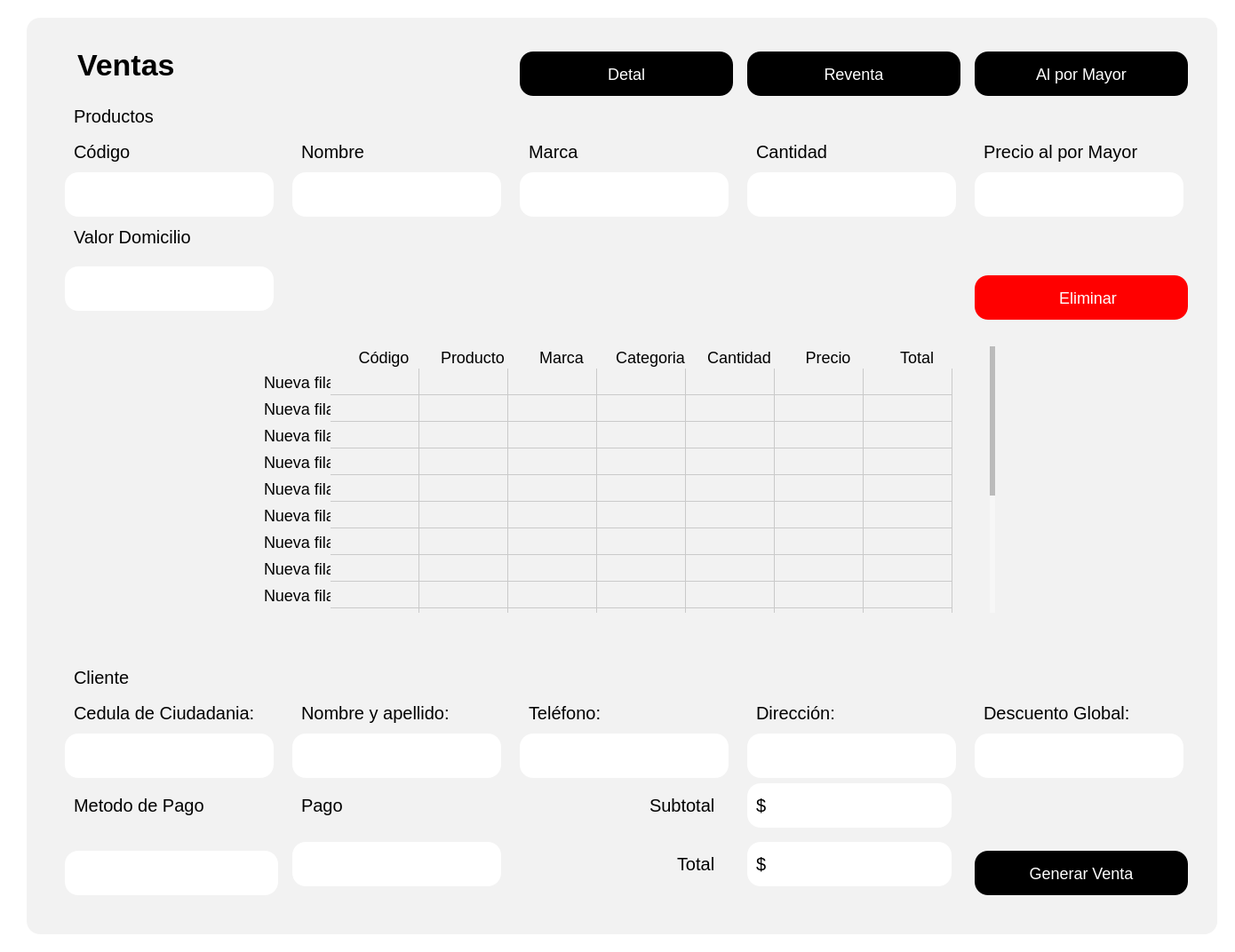
<?xml version="1.0" encoding="UTF-8"?>
<ui version="4.0">
 <class>Form</class>
 <widget class="QWidget" name="Form">
  <property name="geometry">
   <rect>
    <x>0</x>
    <y>0</y>
    <width>1390</width>
    <height>1072</height>
   </rect>
  </property>
  <property name="windowTitle">
   <string>Form</string>
  </property>
  <property name="styleSheet">
   <string notr="true">background-color: rgb(255, 255, 255);
</string>
  </property>
  <layout class="QHBoxLayout" name="horizontalLayout">
   <item>
    <widget class="QWidget" name="Contenedor" native="true">
     <property name="styleSheet">
      <string notr="true">
QPushButton {
    background-color: black; /* Fondo blanco */
    border: none; /* Sin borde ni decoración inicial */
    color:  white; /* Color del texto */
    border-radius: 15px; /* Bordes circulares */
    padding: 5px 10px; /* Espaciado interno para mejor apariencia */
	height: 40px; /* Altura del botón */
    text-align: center; /* Alinea el texto del botón a la izquierda */
    font-size: 18px; /* Tamaño de fuente */
	margin-top:20px;
}

QPushButton:hover {
    background-color: rgb(106, 106, 106); /* Gris claro al pasar el mouse */
    cursor: pointer; /* Cursor de mano al pasar sobre el botón */
}

QToolButton {
    background-color: white; /* Fondo blanco */
    border: none; /* Sin borde ni decoración inicial */
    color:  rgb(50, 50, 50); /* Color del texto */
    border-radius: 15px; /* Bordes circulares */
    padding: 5px 10px; /* Espaciado interno para mejor apariencia */
	height: 40px; /* Altura del botón */
    text-align: left; /* Alinea el texto del botón a la izquierda */
    font-size: 18px; /* Tamaño de fuente */
    cursor: pointer;
}

QToolButton:hover {
    background-color: #f2f2f2; /* Gris claro al pasar el mouse */
    cursor: pointer;
}
QLineEdit {
    background-color: rgb(255, 255, 255); /* Fondo blanco */
    border: none; /* Sin bordes visibles */
    padding: 4px; /* Espaciado interno entre el texto y los bordes */
    margin-right: 5px; /* Espaciado externo solo a la derecha */
    border-radius: 10px; /* Bordes redondeados */
    color: black; /* Texto negro */
    text-align: left; /* Texto alineado a la izquierda */
    font-size: 18px; /* Tamaño del texto */
}

/* Cuando el QLineEdit está enfocado (se está escribiendo) */
QLineEdit:focus {
    background-color: rgb(230, 230, 250); /* Color de fondo cuando el campo está activo */
    border: 1px solid rgb(0, 0, 0); /* Borde negro al estar activo */
}

QLabel {
    font-size: 20px; /* Tamaño de fuente */
    color:  black; /* Color del texto */
    margin-right: 10px; /* Espaciado a la derecha */
    padding: 5px; /* Espaciado interno */
    text-align: left; /* Alineación del texto a la izquierda */
}
QTableWidget {
    border: none;
    background-color: #ffffff; /* Fondo blanco para la tabla */
    box-shadow: 0 4px 8px rgba(0, 0, 0, 0.1); /* Sombra suave alrededor de la tabla */
}

QTableWidget::item {
    background-color: #f2f2f2; 
    border: none; 
    transition: background-color 0.3s ease; /* Suavizado de transición de color de fondo */
    pointer-events: none; /* Desactiva la interacción con las celdas (como editar) */
}

QTableWidget::item:selected {
    background-color: #aad4ff; /* Color azul claro para celdas seleccionadas */
    color: black; /* Texto negro para celdas seleccionadas */
}

QTableWidget::item:hover {
    background-color: #e6e6e6; /* Color de fondo al pasar el cursor sobre las celdas */
}

QHeaderView::section {
    border: none; 
    background-color: #f2f2f2; 
    font-weight: normal; /* No negritas */
    text-align: center; /* Centrado del texto en los encabezados */
    box-shadow: 0 2px 4px rgba(0, 0, 0, 0.1); /* Sombra suave para los encabezados */
}

QHeaderView::section:focus {
    background-color: #f2f2f2; /* Sin color de fondo cuando está en foco */
    border: none; /* Sin borde cuando está en foco */
}

QTableWidget::item:focus {
    border: none; /* Sin borde cuando las celdas tienen el foco */
    background-color: #f2f2f2; /* Mantener el fondo sin color azul */
}

QTableCornerButton::section {
    background-color: #f2f2f2; 
    border: none; 
}

QTableWidget::verticalHeader {
    background-color: #f2f2f2;
    border: none;
    font-weight: normal; /* No negritas */
}

QTableWidget::item:hover {
    background-color: #e6e6e6; /* Color de fondo al pasar el cursor sobre las celdas */
}

/* Personalización de la barra de desplazamiento */
QScrollBar:vertical {
    border: none;
    background: #f7f7f7; /* Fondo de la barra */
    width: 8px; /* Barra más delgada */
    border-radius: 4px; /* Bordes más redondeados */
}

QScrollBar::handle:vertical {
    background: #bbb; /* Fondo del control deslizante */
    min-height: 20px; /* Control deslizante más delgado */
    border-radius: 4px; /* Bordes redondeados */
    transition: background-color 0.3s ease; /* Transición suave para el cambio de color */
}

QScrollBar::handle:vertical:hover {
    background: #888; /* Color más oscuro cuando el control deslizante está siendo desplazado */
}

QScrollBar::add-line:vertical, QScrollBar::sub-line:vertical {
    border: none;
    background: #f2f2f2; /* Fondo para los botones de la barra */
    height: 0px; /* Sin altura para los botones */
}

QScrollBar:horizontal {
    border: none;
    background: #f7f7f7; /* Fondo de la barra */
    height: 8px; /* Barra más delgada */
    border-radius: 4px; /* Bordes más redondeados */
}

QScrollBar::handle:horizontal {
    background: #bbb; /* Fondo del control deslizante */
    min-width: 20px; /* Control deslizante más delgado */
    border-radius: 4px; /* Bordes redondeados */
    transition: background-color 0.3s ease; /* Transición suave para el cambio de color */
}

QScrollBar::handle:horizontal:hover {
    background: #888; /* Color más oscuro cuando el control deslizante está siendo desplazado */
}

QScrollBar::add-line:horizontal, QScrollBar::sub-line:horizontal {
    border: none;
    background: #f2f2f2; /* Fondo para los botones de la barra */
    width: 0px; /* Sin ancho para los botones */
}


</string>
     </property>
     <layout class="QHBoxLayout" name="horizontalLayout_2">
      <item>
       <widget class="QStackedWidget" name="Contenido">
        <property name="styleSheet">
         <string notr="true">margin-left:10px;
border-radius:15px;
background-color: #f2f2f2; 
</string>
        </property>
        <widget class="QWidget" name="ContenidoPage1">
         <layout class="QVBoxLayout" name="verticalLayout_2">
          <item>
           <widget class="QWidget" name="widget_3" native="true">
            <property name="styleSheet">
             <string notr="true"/>
            </property>
            <layout class="QGridLayout" name="gridLayout">
             <item row="0" column="0">
              <layout class="QGridLayout" name="gridLayout_2">
               <item row="3" column="1">
                <widget class="QLineEdit" name="InputNombre">
                 <property name="sizePolicy">
                  <sizepolicy hsizetype="Fixed" vsizetype="Fixed">
                   <horstretch>0</horstretch>
                   <verstretch>0</verstretch>
                  </sizepolicy>
                 </property>
                 <property name="minimumSize">
                  <size>
                   <width>250</width>
                   <height>50</height>
                  </size>
                 </property>
                 <property name="maximumSize">
                  <size>
                   <width>250</width>
                   <height>50</height>
                  </size>
                 </property>
                 <property name="styleSheet">
                  <string notr="true">background-color: rgb(255, 255, 255);</string>
                 </property>
                </widget>
               </item>
               <item row="2" column="0">
                <widget class="QLabel" name="label_3">
                 <property name="text">
                  <string>Código</string>
                 </property>
                </widget>
               </item>
               <item row="3" column="0">
                <widget class="QLineEdit" name="InputCodigo">
                 <property name="sizePolicy">
                  <sizepolicy hsizetype="Fixed" vsizetype="Fixed">
                   <horstretch>0</horstretch>
                   <verstretch>0</verstretch>
                  </sizepolicy>
                 </property>
                 <property name="minimumSize">
                  <size>
                   <width>250</width>
                   <height>50</height>
                  </size>
                 </property>
                 <property name="maximumSize">
                  <size>
                   <width>250</width>
                   <height>50</height>
                  </size>
                 </property>
                 <property name="styleSheet">
                  <string notr="true">background-color: rgb(255, 255, 255);</string>
                 </property>
                </widget>
               </item>
               <item row="2" column="2">
                <widget class="QLabel" name="label_6">
                 <property name="text">
                  <string>Marca</string>
                 </property>
                </widget>
               </item>
               <item row="2" column="5">
                <widget class="QLabel" name="label">
                 <property name="text">
                  <string>Precio al por Mayor</string>
                 </property>
                </widget>
               </item>
               <item row="3" column="2">
                <widget class="QLineEdit" name="InputMarca">
                 <property name="sizePolicy">
                  <sizepolicy hsizetype="Fixed" vsizetype="Fixed">
                   <horstretch>0</horstretch>
                   <verstretch>0</verstretch>
                  </sizepolicy>
                 </property>
                 <property name="minimumSize">
                  <size>
                   <width>250</width>
                   <height>50</height>
                  </size>
                 </property>
                 <property name="maximumSize">
                  <size>
                   <width>250</width>
                   <height>50</height>
                  </size>
                 </property>
                 <property name="styleSheet">
                  <string notr="true">background-color: rgb(255, 255, 255);</string>
                 </property>
                </widget>
               </item>
               <item row="5" column="0">
                <widget class="QLineEdit" name="InputDomicilio">
                 <property name="sizePolicy">
                  <sizepolicy hsizetype="Fixed" vsizetype="Fixed">
                   <horstretch>0</horstretch>
                   <verstretch>0</verstretch>
                  </sizepolicy>
                 </property>
                 <property name="minimumSize">
                  <size>
                   <width>250</width>
                   <height>50</height>
                  </size>
                 </property>
                 <property name="maximumSize">
                  <size>
                   <width>250</width>
                   <height>50</height>
                  </size>
                 </property>
                 <property name="styleSheet">
                  <string notr="true">background-color: rgb(255, 255, 255);</string>
                 </property>
                </widget>
               </item>
               <item row="2" column="1">
                <widget class="QLabel" name="label_5">
                 <property name="text">
                  <string>Nombre</string>
                 </property>
                </widget>
               </item>
               <item row="3" column="3">
                <widget class="QLineEdit" name="InputCantidad">
                 <property name="sizePolicy">
                  <sizepolicy hsizetype="Fixed" vsizetype="Fixed">
                   <horstretch>0</horstretch>
                   <verstretch>0</verstretch>
                  </sizepolicy>
                 </property>
                 <property name="minimumSize">
                  <size>
                   <width>250</width>
                   <height>50</height>
                  </size>
                 </property>
                 <property name="maximumSize">
                  <size>
                   <width>250</width>
                   <height>50</height>
                  </size>
                 </property>
                 <property name="styleSheet">
                  <string notr="true">background-color: rgb(255, 255, 255);</string>
                 </property>
                </widget>
               </item>
               <item row="2" column="3">
                <widget class="QLabel" name="label_7">
                 <property name="text">
                  <string>Cantidad</string>
                 </property>
                </widget>
               </item>
               <item row="1" column="0">
                <widget class="QLabel" name="label_30">
                 <property name="text">
                  <string>Productos</string>
                 </property>
                </widget>
               </item>
               <item row="4" column="0">
                <widget class="QLabel" name="label_8">
                 <property name="text">
                  <string>Valor Domicilio</string>
                 </property>
                </widget>
               </item>
               <item row="0" column="0">
                <widget class="QLabel" name="LabelVentasA">
                 <property name="styleSheet">
                  <string notr="true">#LabelVentasA {
    font-weight: bold; /* Negrita */
    font-size: 34px; /* Tamaño de fuente */
}
</string>
                 </property>
                 <property name="text">
                  <string>Ventas</string>
                 </property>
                </widget>
               </item>
               <item row="3" column="5">
                <widget class="QLineEdit" name="InputPrecioUnitario">
                 <property name="sizePolicy">
                  <sizepolicy hsizetype="Fixed" vsizetype="Fixed">
                   <horstretch>0</horstretch>
                   <verstretch>0</verstretch>
                  </sizepolicy>
                 </property>
                 <property name="minimumSize">
                  <size>
                   <width>250</width>
                   <height>50</height>
                  </size>
                 </property>
                 <property name="maximumSize">
                  <size>
                   <width>250</width>
                   <height>50</height>
                  </size>
                 </property>
                 <property name="styleSheet">
                  <string notr="true">background-color: rgb(255, 255, 255);</string>
                 </property>
                </widget>
               </item>
               <item row="5" column="5">
                <widget class="QPushButton" name="BtnEliminar">
                 <property name="cursor">
                  <cursorShape>PointingHandCursor</cursorShape>
                 </property>
                 <property name="styleSheet">
                  <string notr="true">
QPushButton {
    background-color: red; /* Fondo blanco */
    border: none; /* Sin borde ni decoración inicial */
    color:  white; /* Color del texto */
    border-radius: 15px; /* Bordes circulares */
    padding: 5px 10px; /* Espaciado interno para mejor apariencia */
	height: 40px; /* Altura del botón */
    text-align: center; /* Alinea el texto del botón a la izquierda */
    font-size: 18px; /* Tamaño de fuente */
	margin-top:20px;
    cursor: pointer; /* Cursor de mano al pasar sobre el botón */
}

QPushButton:hover {
    background-color: rgb(106, 106, 106); /* Gris claro al pasar el mouse */
    cursor: pointer; /* Cursor de mano al pasar sobre el botón */
}</string>
                 </property>
                 <property name="text">
                  <string>   Eliminar</string>
                 </property>
                 <property name="icon">
                  <iconset>
                   <normaloff>../../assets/iconos/eliminar.png</normaloff>../../assets/iconos/eliminar.png</iconset>
                 </property>
                 <property name="iconSize">
                  <size>
                   <width>30</width>
                   <height>30</height>
                  </size>
                 </property>
                </widget>
               </item>
               <item row="0" column="2">
                <widget class="QPushButton" name="BtnFacturaA">
                 <property name="cursor">
                  <cursorShape>PointingHandCursor</cursorShape>
                 </property>
                 <property name="styleSheet">
                  <string notr="true">
QPushButton {
    background-color: black; /* Fondo blanco */
    border: none; /* Sin borde ni decoración inicial */
    color:  white; /* Color del texto */
    border-radius: 15px; /* Bordes circulares */
    padding: 5px 10px; /* Espaciado interno para mejor apariencia */
	height: 40px; /* Altura del botón */
    text-align: center; /* Alinea el texto del botón a la izquierda */
    font-size: 18px; /* Tamaño de fuente */
	margin-top:20px;
}

QPushButton:hover {
    background-color: rgb(106, 106, 106); /* Gris claro al pasar el mouse */
    cursor: pointer; /* Cursor de mano al pasar sobre el botón */
}</string>
                 </property>
                 <property name="text">
                  <string>Detal</string>
                 </property>
                </widget>
               </item>
               <item row="0" column="3">
                <widget class="QPushButton" name="BtnFacturaB">
                 <property name="cursor">
                  <cursorShape>PointingHandCursor</cursorShape>
                 </property>
                 <property name="styleSheet">
                  <string notr="true">
QPushButton {
    background-color: black; /* Fondo blanco */
    border: none; /* Sin borde ni decoración inicial */
    color:  white; /* Color del texto */
    border-radius: 15px; /* Bordes circulares */
    padding: 5px 10px; /* Espaciado interno para mejor apariencia */
	height: 40px; /* Altura del botón */
    text-align: center; /* Alinea el texto del botón a la izquierda */
    font-size: 18px; /* Tamaño de fuente */
	margin-top:20px;
}

QPushButton:hover {
    background-color: rgb(106, 106, 106); /* Gris claro al pasar el mouse */
    cursor: pointer; /* Cursor de mano al pasar sobre el botón */
}</string>
                 </property>
                 <property name="text">
                  <string>Reventa</string>
                 </property>
                </widget>
               </item>
               <item row="0" column="5">
                <widget class="QPushButton" name="BtnFacturaC">
                 <property name="styleSheet">
                  <string notr="true">
QPushButton {
    background-color: black; /* Fondo blanco */
    border: none; /* Sin borde ni decoración inicial */
    color:  white; /* Color del texto */
    border-radius: 15px; /* Bordes circulares */
    padding: 5px 10px; /* Espaciado interno para mejor apariencia */
	height: 40px; /* Altura del botón */
    text-align: center; /* Alinea el texto del botón a la izquierda */
    font-size: 18px; /* Tamaño de fuente */
	margin-top:20px;
}

QPushButton:hover {
    background-color: rgb(106, 106, 106); /* Gris claro al pasar el mouse */
    cursor: pointer; /* Cursor de mano al pasar sobre el botón */
}</string>
                 </property>
                 <property name="text">
                  <string>Al por Mayor</string>
                 </property>
                </widget>
               </item>
              </layout>
             </item>
            </layout>
           </widget>
          </item>
          <item>
           <widget class="QWidget" name="widget" native="true">
            <property name="styleSheet">
             <string notr="true"/>
            </property>
            <layout class="QVBoxLayout" name="verticalLayout_3">
             <item alignment="Qt::AlignHCenter|Qt::AlignVCenter">
              <widget class="QTableWidget" name="tableWidget">
               <property name="sizePolicy">
                <sizepolicy hsizetype="Fixed" vsizetype="Fixed">
                 <horstretch>0</horstretch>
                 <verstretch>0</verstretch>
                </sizepolicy>
               </property>
               <property name="minimumSize">
                <size>
                 <width>845</width>
                 <height>300</height>
                </size>
               </property>
               <property name="font">
                <font>
                 <family>MS Shell Dlg 2</family>
                 <pointsize>11</pointsize>
                 <weight>75</weight>
                 <bold>true</bold>
                </font>
               </property>
               <property name="styleSheet">
                <string notr="true">
QTableWidget {
    border: none;
    box-shadow: 0 4px 8px rgba(0, 0, 0, 0.1); /* Sombra suave alrededor de la tabla */
}

QTableWidget::item {
    background-color: #f2f2f2; 
    border: none; 
    font-size: 18px; /* Tamaño de letra */
    transition: background-color 0.3s ease; /* Suavizado de transición de color de fondo */
    pointer-events: none; /* Desactiva la interacción con las celdas (como editar) */
}

QTableWidget::item:selected {
    background-color: #aad4ff; /* Color azul claro para celdas seleccionadas */
    color: black; /* Texto negro para celdas seleccionadas */
}

QTableWidget::item:hover {
    background-color: #e6e6e6; /* Color de fondo al pasar el cursor sobre las celdas */
}

QHeaderView::section {
    border: none; 
    background-color: #f2f2f2; 
    font-size: 18px; /* Tamaño de letra */
    font-weight: normal; /* No negritas */
    text-align: center; /* Centrado del texto en los encabezados */
    box-shadow: 0 2px 4px rgba(0, 0, 0, 0.1); /* Sombra suave para los encabezados */
}

QHeaderView::section:focus {
    background-color: #f2f2f2; /* Sin color de fondo cuando está en foco */
    border: none; /* Sin borde cuando está en foco */
}

QTableWidget::item:focus {
    border: none; /* Sin borde cuando las celdas tienen el foco */
    background-color: #f2f2f2; /* Mantener el fondo sin color azul */
}

QTableCornerButton::section {
    background-color: #f2f2f2; 
    border: none; 
}

QTableWidget::verticalHeader {
    background-color: #f2f2f2;
    font-size: 23px;
    border: none;
    font-weight: normal; /* No negritas */
}

QTableWidget::item:hover {
    background-color: #e6e6e6; /* Color de fondo al pasar el cursor sobre las celdas */
}
/* Personalización de la barra de desplazamiento */
QScrollBar:vertical {
    border: none;
    background: #f7f7f7; /* Fondo de la barra */
    width: 8px; /* Barra más delgada */
    border-radius: 4px; /* Bordes más redondeados */
    margin: 0px 2px 0px 0px; /* Un pequeño margen para el desplazamiento */
}

QScrollBar::handle:vertical {
    background: #bbb; /* Fondo del control deslizante */
    min-height: 20px; /* Control deslizante más delgado */
    border-radius: 4px; /* Bordes redondeados */
    transition: background-color 0.3s ease; /* Transición suave para el cambio de color */
}

QScrollBar::handle:vertical:hover {
    background: #888; /* Color más oscuro cuando el control deslizante está siendo desplazado */
}

QScrollBar::add-line:vertical, QScrollBar::sub-line:vertical {
    border: none;
    background: #f2f2f2; /* Fondo para los botones de la barra */
    height: 0px; /* Sin altura para los botones */
}

QScrollBar:horizontal {
    border: none;
    background: #f7f7f7; /* Fondo de la barra */
    height: 8px; /* Barra más delgada */
    border-radius: 4px; /* Bordes más redondeados */
    margin: 0px 0px 2px 0px; /* Un pequeño margen para el desplazamiento */
}

QScrollBar::handle:horizontal {
    background: #bbb; /* Fondo del control deslizante */
    min-width: 20px; /* Control deslizante más delgado */
    border-radius: 4px; /* Bordes redondeados */
    transition: background-color 0.3s ease; /* Transición suave para el cambio de color */
}

QScrollBar::handle:horizontal:hover {
    background: #888; /* Color más oscuro cuando el control deslizante está siendo desplazado */
}
</string>
               </property>
               <row>
                <property name="text">
                 <string>Nueva fila</string>
                </property>
               </row>
               <row>
                <property name="text">
                 <string>Nueva fila</string>
                </property>
               </row>
               <row>
                <property name="text">
                 <string>Nueva fila</string>
                </property>
               </row>
               <row>
                <property name="text">
                 <string>Nueva fila</string>
                </property>
               </row>
               <row>
                <property name="text">
                 <string>Nueva fila</string>
                </property>
               </row>
               <row>
                <property name="text">
                 <string>Nueva fila</string>
                </property>
               </row>
               <row>
                <property name="text">
                 <string>Nueva fila</string>
                </property>
               </row>
               <row>
                <property name="text">
                 <string>Nueva fila</string>
                </property>
               </row>
               <row>
                <property name="text">
                 <string>Nueva fila</string>
                </property>
               </row>
               <row>
                <property name="text">
                 <string>Nueva fila</string>
                </property>
               </row>
               <row>
                <property name="text">
                 <string>Nueva fila</string>
                </property>
               </row>
               <row>
                <property name="text">
                 <string>Nueva fila</string>
                </property>
               </row>
               <row>
                <property name="text">
                 <string>Nueva fila</string>
                </property>
               </row>
               <row>
                <property name="text">
                 <string>Nueva fila</string>
                </property>
               </row>
               <row>
                <property name="text">
                 <string>New Row</string>
                </property>
               </row>
               <row>
                <property name="text">
                 <string>New Row</string>
                </property>
               </row>
               <column>
                <property name="text">
                 <string>Código</string>
                </property>
                <property name="font">
                 <font>
                  <kerning>false</kerning>
                 </font>
                </property>
                <property name="textAlignment">
                 <set>AlignCenter</set>
                </property>
               </column>
               <column>
                <property name="text">
                 <string>Producto</string>
                </property>
                <property name="textAlignment">
                 <set>AlignCenter</set>
                </property>
               </column>
               <column>
                <property name="text">
                 <string>Marca</string>
                </property>
                <property name="textAlignment">
                 <set>AlignCenter</set>
                </property>
               </column>
               <column>
                <property name="text">
                 <string>Categoria</string>
                </property>
                <property name="textAlignment">
                 <set>AlignCenter</set>
                </property>
               </column>
               <column>
                <property name="text">
                 <string>Cantidad</string>
                </property>
                <property name="textAlignment">
                 <set>AlignCenter</set>
                </property>
               </column>
               <column>
                <property name="text">
                 <string>Precio</string>
                </property>
                <property name="textAlignment">
                 <set>AlignCenter</set>
                </property>
               </column>
               <column>
                <property name="text">
                 <string>Total</string>
                </property>
                <property name="textAlignment">
                 <set>AlignCenter</set>
                </property>
               </column>
              </widget>
             </item>
            </layout>
           </widget>
          </item>
          <item alignment="Qt::AlignHCenter|Qt::AlignVCenter">
           <widget class="QWidget" name="widget_4" native="true">
            <property name="styleSheet">
             <string notr="true"/>
            </property>
            <layout class="QGridLayout" name="gridLayout_3">
             <item row="0" column="0">
              <layout class="QGridLayout" name="gridLayout_4">
               <item row="1" column="1">
                <widget class="QLabel" name="label_10">
                 <property name="text">
                  <string>Nombre y apellido:</string>
                 </property>
                </widget>
               </item>
               <item row="2" column="5">
                <widget class="QLineEdit" name="InputDescuento">
                 <property name="sizePolicy">
                  <sizepolicy hsizetype="Fixed" vsizetype="Fixed">
                   <horstretch>0</horstretch>
                   <verstretch>0</verstretch>
                  </sizepolicy>
                 </property>
                 <property name="minimumSize">
                  <size>
                   <width>250</width>
                   <height>50</height>
                  </size>
                 </property>
                 <property name="maximumSize">
                  <size>
                   <width>250</width>
                   <height>50</height>
                  </size>
                 </property>
                 <property name="styleSheet">
                  <string notr="true">background-color: rgb(255, 255, 255);</string>
                 </property>
                </widget>
               </item>
               <item row="2" column="3">
                <widget class="QLineEdit" name="InputDireccion">
                 <property name="sizePolicy">
                  <sizepolicy hsizetype="Fixed" vsizetype="Fixed">
                   <horstretch>0</horstretch>
                   <verstretch>0</verstretch>
                  </sizepolicy>
                 </property>
                 <property name="minimumSize">
                  <size>
                   <width>250</width>
                   <height>50</height>
                  </size>
                 </property>
                 <property name="maximumSize">
                  <size>
                   <width>250</width>
                   <height>50</height>
                  </size>
                 </property>
                 <property name="styleSheet">
                  <string notr="true">background-color: rgb(255, 255, 255);</string>
                 </property>
                </widget>
               </item>
               <item row="3" column="3">
                <widget class="QLabel" name="LabelSubtotal">
                 <property name="sizePolicy">
                  <sizepolicy hsizetype="Fixed" vsizetype="Fixed">
                   <horstretch>0</horstretch>
                   <verstretch>0</verstretch>
                  </sizepolicy>
                 </property>
                 <property name="minimumSize">
                  <size>
                   <width>250</width>
                   <height>50</height>
                  </size>
                 </property>
                 <property name="maximumSize">
                  <size>
                   <width>250</width>
                   <height>50</height>
                  </size>
                 </property>
                 <property name="cursor">
                  <cursorShape>IBeamCursor</cursorShape>
                 </property>
                 <property name="styleSheet">
                  <string notr="true">background-color: rgb(255, 255, 255);</string>
                 </property>
                 <property name="text">
                  <string>$</string>
                 </property>
                </widget>
               </item>
               <item row="1" column="2">
                <widget class="QLabel" name="label_9">
                 <property name="text">
                  <string>Teléfono:</string>
                 </property>
                </widget>
               </item>
               <item row="3" column="0">
                <widget class="QLabel" name="label_12">
                 <property name="text">
                  <string>Metodo de Pago</string>
                 </property>
                </widget>
               </item>
               <item row="2" column="0">
                <widget class="QLineEdit" name="InputCedula&#10;">
                 <property name="sizePolicy">
                  <sizepolicy hsizetype="Fixed" vsizetype="Fixed">
                   <horstretch>0</horstretch>
                   <verstretch>0</verstretch>
                  </sizepolicy>
                 </property>
                 <property name="minimumSize">
                  <size>
                   <width>250</width>
                   <height>50</height>
                  </size>
                 </property>
                 <property name="maximumSize">
                  <size>
                   <width>250</width>
                   <height>50</height>
                  </size>
                 </property>
                 <property name="styleSheet">
                  <string notr="true">background-color: rgb(255, 255, 255);</string>
                 </property>
                </widget>
               </item>
               <item row="4" column="5">
                <widget class="QPushButton" name="BtnGenerarVenta">
                 <property name="cursor">
                  <cursorShape>PointingHandCursor</cursorShape>
                 </property>
                 <property name="styleSheet">
                  <string notr="true">
QPushButton {
    background-color: black; /* Fondo blanco */
    border: none; /* Sin borde ni decoración inicial */
    color:  white; /* Color del texto */
    border-radius: 15px; /* Bordes circulares */
    padding: 5px 10px; /* Espaciado interno para mejor apariencia */
	height: 40px; /* Altura del botón */
    text-align: center; /* Alinea el texto del botón a la izquierda */
    font-size: 18px; /* Tamaño de fuente */
	margin-top:20px;
}

QPushButton:hover {
    background-color: rgb(106, 106, 106); /* Gris claro al pasar el mouse */
    cursor: pointer; /* Cursor de mano al pasar sobre el botón */
}</string>
                 </property>
                 <property name="text">
                  <string>Generar Venta</string>
                 </property>
                </widget>
               </item>
               <item row="2" column="2">
                <widget class="QLineEdit" name="InputTelefonoCli">
                 <property name="sizePolicy">
                  <sizepolicy hsizetype="Fixed" vsizetype="Fixed">
                   <horstretch>0</horstretch>
                   <verstretch>0</verstretch>
                  </sizepolicy>
                 </property>
                 <property name="minimumSize">
                  <size>
                   <width>250</width>
                   <height>50</height>
                  </size>
                 </property>
                 <property name="maximumSize">
                  <size>
                   <width>250</width>
                   <height>50</height>
                  </size>
                 </property>
                 <property name="styleSheet">
                  <string notr="true">background-color: rgb(255, 255, 255);</string>
                 </property>
                </widget>
               </item>
               <item row="1" column="5">
                <widget class="QLabel" name="label_2">
                 <property name="text">
                  <string>Descuento Global:</string>
                 </property>
                </widget>
               </item>
               <item row="3" column="2" alignment="Qt::AlignRight">
                <widget class="QLabel" name="label_14">
                 <property name="text">
                  <string>Subtotal</string>
                 </property>
                </widget>
               </item>
               <item row="0" column="0">
                <widget class="QLabel" name="label_31">
                 <property name="text">
                  <string>Cliente</string>
                 </property>
                </widget>
               </item>
               <item row="1" column="0">
                <widget class="QLabel" name="label_4">
                 <property name="text">
                  <string>Cedula de Ciudadania:</string>
                 </property>
                </widget>
               </item>
               <item row="1" column="3">
                <widget class="QLabel" name="label_11">
                 <property name="text">
                  <string>Dirección:</string>
                 </property>
                </widget>
               </item>
               <item row="2" column="1">
                <widget class="QLineEdit" name="InputNombreCli">
                 <property name="sizePolicy">
                  <sizepolicy hsizetype="Fixed" vsizetype="Fixed">
                   <horstretch>0</horstretch>
                   <verstretch>0</verstretch>
                  </sizepolicy>
                 </property>
                 <property name="minimumSize">
                  <size>
                   <width>250</width>
                   <height>50</height>
                  </size>
                 </property>
                 <property name="maximumSize">
                  <size>
                   <width>250</width>
                   <height>50</height>
                  </size>
                 </property>
                 <property name="styleSheet">
                  <string notr="true">background-color: rgb(255, 255, 255);</string>
                 </property>
                </widget>
               </item>
               <item row="3" column="1">
                <widget class="QLabel" name="label_13">
                 <property name="text">
                  <string>Pago</string>
                 </property>
                </widget>
               </item>
               <item row="4" column="3">
                <widget class="QLabel" name="LabelTotal">
                 <property name="sizePolicy">
                  <sizepolicy hsizetype="Fixed" vsizetype="Fixed">
                   <horstretch>0</horstretch>
                   <verstretch>0</verstretch>
                  </sizepolicy>
                 </property>
                 <property name="minimumSize">
                  <size>
                   <width>250</width>
                   <height>50</height>
                  </size>
                 </property>
                 <property name="maximumSize">
                  <size>
                   <width>250</width>
                   <height>50</height>
                  </size>
                 </property>
                 <property name="cursor">
                  <cursorShape>IBeamCursor</cursorShape>
                 </property>
                 <property name="styleSheet">
                  <string notr="true">background-color: rgb(255, 255, 255);</string>
                 </property>
                 <property name="text">
                  <string>$</string>
                 </property>
                </widget>
               </item>
               <item row="4" column="1">
                <widget class="QLineEdit" name="InputPago">
                 <property name="sizePolicy">
                  <sizepolicy hsizetype="Fixed" vsizetype="Fixed">
                   <horstretch>0</horstretch>
                   <verstretch>0</verstretch>
                  </sizepolicy>
                 </property>
                 <property name="minimumSize">
                  <size>
                   <width>250</width>
                   <height>50</height>
                  </size>
                 </property>
                 <property name="maximumSize">
                  <size>
                   <width>250</width>
                   <height>50</height>
                  </size>
                 </property>
                 <property name="styleSheet">
                  <string notr="true">background-color: rgb(255, 255, 255);</string>
                 </property>
                </widget>
               </item>
               <item row="4" column="2" alignment="Qt::AlignRight">
                <widget class="QLabel" name="label_15">
                 <property name="text">
                  <string>Total</string>
                 </property>
                </widget>
               </item>
               <item row="4" column="0">
                <widget class="QComboBox" name="MetodoPagoBox">
                 <property name="sizePolicy">
                  <sizepolicy hsizetype="Fixed" vsizetype="Fixed">
                   <horstretch>0</horstretch>
                   <verstretch>0</verstretch>
                  </sizepolicy>
                 </property>
                 <property name="minimumSize">
                  <size>
                   <width>250</width>
                   <height>50</height>
                  </size>
                 </property>
                 <property name="styleSheet">
                  <string notr="true">QComboBox {
    background-color: white; /* Fondo blanco */
    border: none; /* Sin borde */
    color: black; /* Color del texto */
    border-radius: 15px; /* Bordes redondeados */
    padding: 5px 10px; /* Espaciado interno */
    font-size: 18px; /* Tamaño de fuente */
    height: 40px; /* Altura del combo box */
    margin-top: 20px; /* Espaciado superior */
}

QComboBox::drop-down {
    background-color: transparent; /* Fondo transparente */
    border: none; /* Sin borde */
    width: 20px; /* Tamaño del botón */
    /* No se define la flecha, por lo que se elimina */
}

QComboBox:hover {
    cursor: pointer; /* Cursor de mano */
}

QComboBox QAbstractItemView {
    background-color: white; /* Fondo del menú desplegable */
    border: none; /* Sin borde */
    color: black; /* Color del texto en las opciones */
    selection-background-color: rgb(106, 106, 106); /* Fondo gris claro al seleccionar */
    selection-color: white; /* Texto blanco al seleccionar */
    border-radius: 10px; /* Bordes redondeados */
}
</string>
                 </property>
                 <property name="insertPolicy">
                  <enum>QComboBox::NoInsert</enum>
                 </property>
                 <property name="frame">
                  <bool>true</bool>
                 </property>
                </widget>
               </item>
              </layout>
             </item>
            </layout>
           </widget>
          </item>
         </layout>
        </widget>
       </widget>
      </item>
     </layout>
    </widget>
   </item>
  </layout>
 </widget>
 <resources/>
 <connections/>
</ui>
